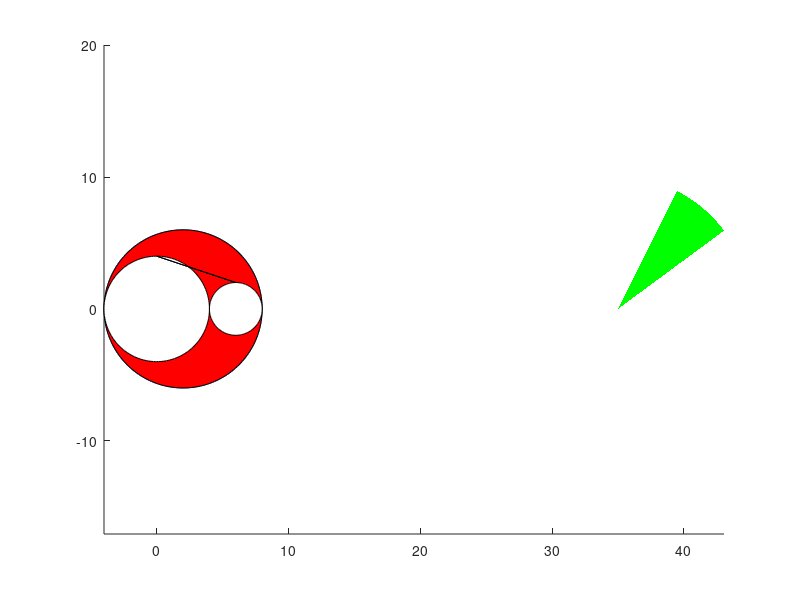

Write MATLAB code to recreate this figure.
clear
clc
Theta = 30;
cx1 = 2;
cy1 = 0;
cx2 = 0;
cy2 = 0;
cx3 = 6;
cy3 = 0;
r1 = 6;
r2 = 4;
r3 = 2;
th = 0: pi/1000 : 2*pi;
x1 = r1*sin(th)+cx1;
y1 = r1*cos(th)+cy1;
x2 = r2*sin(th)+cx2;
y2 = r2*cos(th)+cy2;
x3 = r3*sin(th)+cx3;
y3 = r3*cos(th)+cy3;
N_stress_x = 30;
N_stress_y = 40;
S_stress_yface = 10;
cx = (N_stress_y+N_stress_x)/2;
cy = 0;
r = sqrt(((N_stress_x-cx)^2)+(S_stress_yface^2));
ThetaI = atand((S_stress_yface)/(N_stress_x-cx));
% rotated element
ThetaT = (Theta)+ThetaI;
ya = -r*sind(ThetaT)+cy;
xa = r*cosd(ThetaT)+cx;
yb = -ya;
xb = cx-(xa-cx);
arcr = 10;
arcth = deg2rad(ThetaI):pi/100:deg2rad(ThetaT);
[xx, yy] = pol2cart(arcth,arcr);
xx(2:end+1) = xx(1:end);
xx(1) = 0;
xx(end) = 0;
yy(2:end+1) = yy(1:end);
yy(1) = 0;
yy(end) = 0;
[tt, hh] = pol2cart(arcth(length(arcth/2)),arcr+5);


arc1x = r1*sin(0:pi/100:2*pi)+cx1;
arc1y = r1*cos(0:pi/100:2*pi)+cy1;
arc2x = r2*sin(0:pi/100:2*pi)+cx2;
arc2y = r2*cos(0:pi/100:2*pi)+cy2;
arc3x = r3*sin(0:pi/100:2*pi)+cx3;
arc3y = r3*cos(0:pi/100:2*pi);
hold on
plot(arc1x,arc1y)
plot(arc2x,arc2y)
plot(arc3x,arc3y)
patch(xx+cx, -yy+cy,'g','edgecolor','none')
xtot = [arc2x arc3x];
ytot = [arc2y arc3y];
fill(arc1x, arc1y, 'r')
fill(xtot,ytot,'w')
axis("equal")
